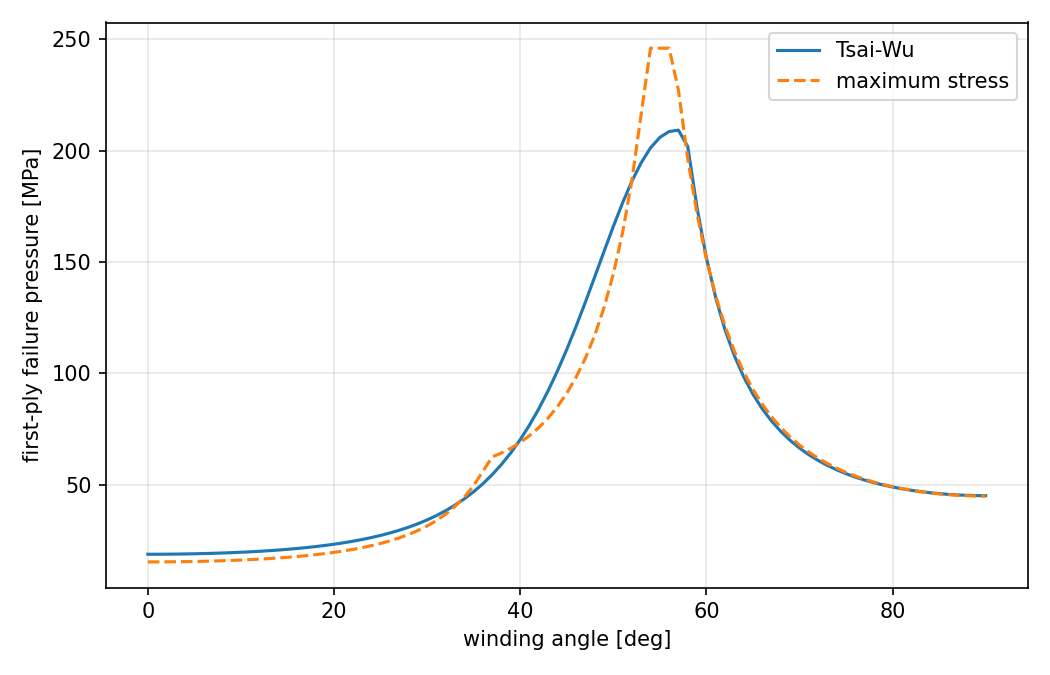

Write Python code to recreate this figure.
"""First-ply failure pressure: Tsai-Wu and maximum stress criteria."""
import matplotlib
matplotlib.use("Agg")
import matplotlib.pyplot as plt
import numpy as np

from angle_study import PRESSURE, ply_stress, solve_angle
from cylinder import CARBON_EPOXY, build_layers, solve_analytical
from main import LAYUP, P_INNER, R_INNER

# Typical T300/5208 carbon/epoxy strengths [MPa], illustrative
XT, XC = 1500.0, 1500.0
YT, YC = 40.0, 246.0
S12 = 68.0

F11, F22 = 1 / (XT * XC), 1 / (YT * YC)
F12 = -0.5 * np.sqrt(F11 * F22)
F23 = -0.5 * F22
LINEAR = np.array([1/XT - 1/XC, 1/YT - 1/YC, 1/YT - 1/YC])
QUAD = np.array([[F11, F12, F12],
                 [F12, F22, F23],
                 [F12, F23, F22]])
F66 = 1 / S12**2


def tsai_wu_ratio(s1, s2, s3, t12):
    """Load factor that brings this stress state to Tsai-Wu failure."""
    s = np.array([s1, s2, s3])
    a = s @ QUAD @ s + F66 * t12**2
    b = LINEAR @ s
    d = b + np.sqrt(b * b + 4 * max(a, 0.0))
    return 2 / d if d > 0 else np.inf


def max_stress_ratio(s1, s2, s3, t12):
    """Load factor and failure mode for the maximum stress criterion."""
    used = {
        "fibre tension": s1 / XT, "fibre compression": -s1 / XC,
        "matrix tension": s2 / YT, "matrix compression": -s2 / YC,
        "radial tension": s3 / YT, "radial compression": -s3 / YC,
        "shear": abs(t12) / S12,
    }
    mode = max(used, key=used.get)
    return 1 / used[mode], mode


def first_ply_failure(layup, layers, sol, pressure):
    """Lowest failure pressure over all layers (linear elastic scaling)."""
    tw, ms = [], []
    for i, (layer, (angle, _)) in enumerate(zip(layers, layup)):
        for r in np.linspace(layer.r_in, layer.r_out, 21):
            stress = sol.stress(i, r)
            s1, s2, t12 = ply_stress(stress, angle)
            state = (s1, s2, stress[2], t12)
            tw.append((tsai_wu_ratio(*state) * pressure, i + 1, r))
            factor, mode = max_stress_ratio(*state)
            ms.append((factor * pressure, i + 1, r, mode))
    return min(tw), min(ms)


def main():
    angles = np.arange(0, 91)
    results = [first_ply_failure(*solve_angle(a), PRESSURE) for a in angles]
    tw = np.array([res[0][0] for res in results])
    ms = np.array([res[1][0] for res in results])

    print("angle  Tsai-Wu[MPa]  layer  MaxStress[MPa]  layer  mode")
    for a in (0, 15, 30, 45, 55, 60, 75, 90):
        t, m = results[a]
        print(f"{a:>5}{t[0]:>14.2f}{t[1]:>7}{m[0]:>16.2f}{m[1]:>7}  {m[3]}")

    for name, p in (("Tsai-Wu", tw), ("Max stress", ms)):
        best = np.argmax(p)
        print(f"{name}: highest {p[best]:.2f} MPa at {angles[best]} deg")

    layers = build_layers(R_INNER, LAYUP, CARBON_EPOXY)
    t, m = first_ply_failure(LAYUP, layers,
                             solve_analytical(layers, P_INNER), P_INNER)
    print(f"\nBaseline layup: Tsai-Wu {t[0]:.2f} MPa (layer {t[1]}), "
          f"max stress {m[0]:.2f} MPa (layer {m[1]}, {m[3]})")

    fig, ax = plt.subplots(figsize=(7, 4.5))
    ax.plot(angles, tw, label="Tsai-Wu")
    ax.plot(angles, ms, "--", label="maximum stress")
    ax.set(xlabel="winding angle [deg]",
           ylabel="first-ply failure pressure [MPa]")
    ax.grid(alpha=0.3)
    ax.legend()
    fig.tight_layout()
    fig.savefig("failure_study.png", dpi=150)


if __name__ == "__main__":
    main()
